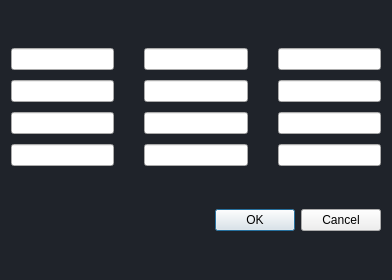
<?xml version="1.0" encoding="UTF-8"?>
<ui version="4.0">
 <class>Dialog</class>
 <widget class="QDialog" name="Dialog">
  <property name="windowModality">
   <enum>Qt::ApplicationModal</enum>
  </property>
  <property name="geometry">
   <rect>
    <x>0</x>
    <y>0</y>
    <width>392</width>
    <height>280</height>
   </rect>
  </property>
  <property name="windowTitle">
   <string>Caster Name List</string>
  </property>
  <property name="styleSheet">
   <string notr="true">#Dialog {
	background-color: #1f232a;
}</string>
  </property>
  <layout class="QVBoxLayout" name="verticalLayout">
   <item>
    <layout class="QGridLayout" name="gridLayout">
     <property name="horizontalSpacing">
      <number>30</number>
     </property>
     <property name="verticalSpacing">
      <number>10</number>
     </property>
     <item row="2" column="1">
      <widget class="QLineEdit" name="lineEdit_8"/>
     </item>
     <item row="0" column="1">
      <widget class="QLineEdit" name="lineEdit_2"/>
     </item>
     <item row="0" column="2">
      <widget class="QLineEdit" name="lineEdit_3"/>
     </item>
     <item row="1" column="0">
      <widget class="QLineEdit" name="lineEdit_4"/>
     </item>
     <item row="2" column="2">
      <widget class="QLineEdit" name="lineEdit_9"/>
     </item>
     <item row="0" column="0">
      <widget class="QLineEdit" name="lineEdit"/>
     </item>
     <item row="1" column="1">
      <widget class="QLineEdit" name="lineEdit_5"/>
     </item>
     <item row="1" column="2">
      <widget class="QLineEdit" name="lineEdit_6"/>
     </item>
     <item row="2" column="0">
      <widget class="QLineEdit" name="lineEdit_7"/>
     </item>
     <item row="3" column="0">
      <widget class="QLineEdit" name="lineEdit_10"/>
     </item>
     <item row="3" column="1">
      <widget class="QLineEdit" name="lineEdit_11"/>
     </item>
     <item row="3" column="2">
      <widget class="QLineEdit" name="lineEdit_12"/>
     </item>
    </layout>
   </item>
   <item>
    <widget class="QDialogButtonBox" name="buttonBox">
     <property name="orientation">
      <enum>Qt::Horizontal</enum>
     </property>
     <property name="standardButtons">
      <set>QDialogButtonBox::Cancel|QDialogButtonBox::Ok</set>
     </property>
    </widget>
   </item>
  </layout>
 </widget>
 <resources/>
 <connections>
  <connection>
   <sender>buttonBox</sender>
   <signal>accepted()</signal>
   <receiver>Dialog</receiver>
   <slot>accept()</slot>
   <hints>
    <hint type="sourcelabel">
     <x>248</x>
     <y>254</y>
    </hint>
    <hint type="destinationlabel">
     <x>157</x>
     <y>274</y>
    </hint>
   </hints>
  </connection>
  <connection>
   <sender>buttonBox</sender>
   <signal>rejected()</signal>
   <receiver>Dialog</receiver>
   <slot>reject()</slot>
   <hints>
    <hint type="sourcelabel">
     <x>316</x>
     <y>260</y>
    </hint>
    <hint type="destinationlabel">
     <x>286</x>
     <y>274</y>
    </hint>
   </hints>
  </connection>
 </connections>
</ui>
